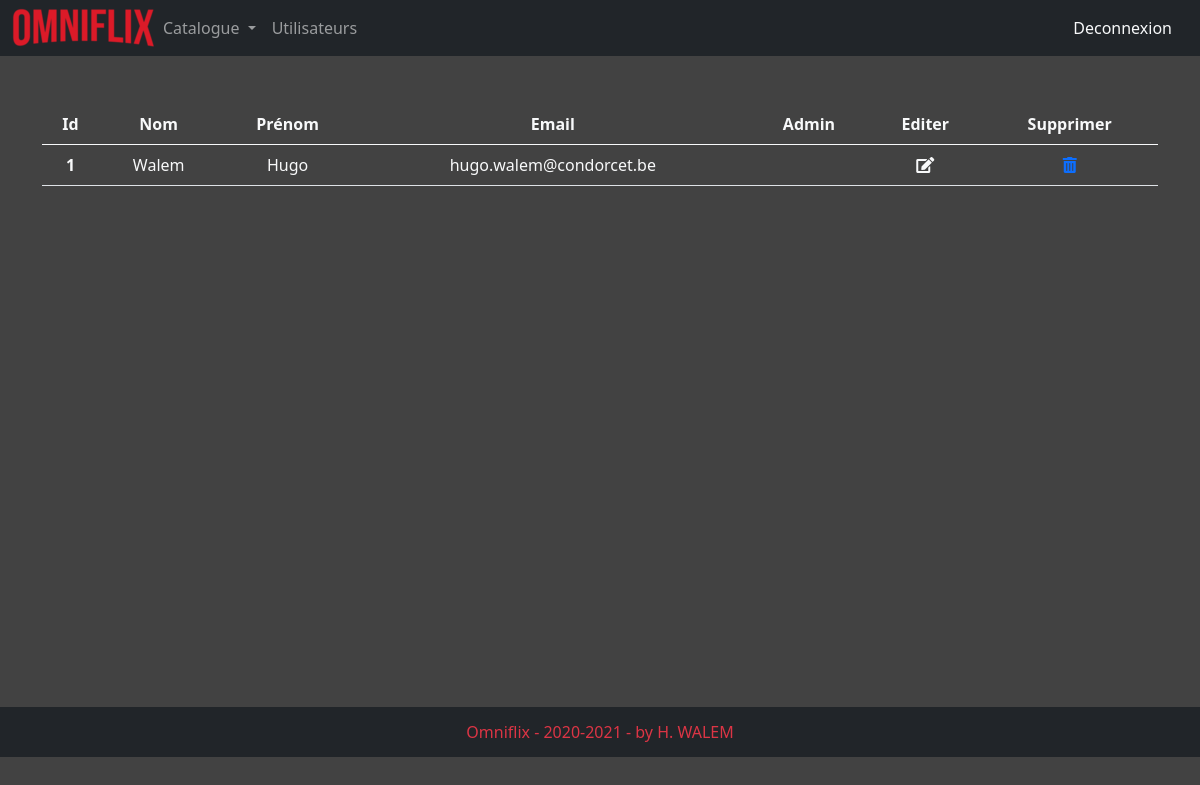
The app's page /admin/index.php?page=liste_utilisateur.php (signed in) with its own data.
### tables this page shows
CREATE TABLE utilisateur (
    id_user integer NOT NULL,
    nom text NOT NULL,
    prenom text NOT NULL,
    login text NOT NULL,
    password text NOT NULL,
    droit_admin boolean NOT NULL
);

### admin/lib/php/classes/AdminBD.class.php (called while the page is built, shortened)
<?php
class AdminBD extends Admin
{
    private $_db;
    public function __construct($cnx)
    {
        $this->_db = $cnx;
    }
    public function getAllAdmin()
    {
        $query = "select * from utilisateur order by id_user";
        $_resultset = $this->_db->prepare($query);
        $_resultset->execute();
        while ($d = $_resultset->fetch()) {
            $_data[] = new Admin($d);
        }
        return $_data;
    }
}

### admin/lib/php/classes/Admin.class.php (called while the page is built, shortened)
<?php
class Admin{
    private $_attributs = array();
    public function __get($champ){
        if(isset($this->_attributs[$champ])){
            return $this->_attributs[$champ];
        }
    }
    public function __set($champ, $valeur){
        $this->_attributs[$champ] = $valeur;
    }
}

### admin/pages/liste_utilisateur.php (the view, shortened to what this page needs)
<?php
$user = new AdminBD($cnx);
$liste = $user->getAllAdmin();
$nbr = count($liste);
?>
<div class="container">
    <table class="table text-light">
        <thead>
        <tr>
            <th scope="col">Id</th>
            <th scope="col">Nom</th>
            <th scope="col">Prénom</th>
            <th scope="col">Email</th>
            <th scope="col">Admin</th>
            <th scope="col" class="edit">Editer</th>
            <th scope="col" class="delete">Supprimer</th>
        </tr>
        </thead>
        <tbody>
        <?php
        for ($i = 0; $i < $nbr; $i++) {
            ?>
            <tr>
                <th scope="row">
                    <?php print $liste[$i]->id_user; ?>
                </th>
                <td>
                <span contenteditable="true" name="id_user" id="<?php print $liste[$i]->id_user; ?>" class="maj">
                <?php print $liste[$i]->nom; ?>
                </span>
                </td>
                <td>
                <span contenteditable="true" name="prenom" id="<?php print $liste[$i]->id_user; ?>" class="maj">
                <?php print $liste[$i]->prenom; ?>
                </span>
                </td>
                <td>
                <span contenteditable="true" name="login" id="<?php print $liste[$i]->id_user; ?>">
                <?php print $liste[$i]->login; ?>
                </span>
                </td>
                <td>
                </td>
                <td class="edit"><a href="./index.php?page=edit_user.php&id_user=<?php print $liste[$i]->id_user; ?>"><i
                                class="fas fa-edit text-light"></i></a></td>
                <td class="delete"><a href="./index.php?page=delete_user.php&id_user=<?php print $liste[$i]->id_user; ?>"><i
                                class="fas fa-trash-alt"></i></a></td>
            </tr>
            <?php
        }
        ?>
        </tbody>
    </table>
</div>

### records on screen
utilisateur: id_user "1", nom "Walem", prenom "Hugo", login "hugo.walem@condorcet.be"
